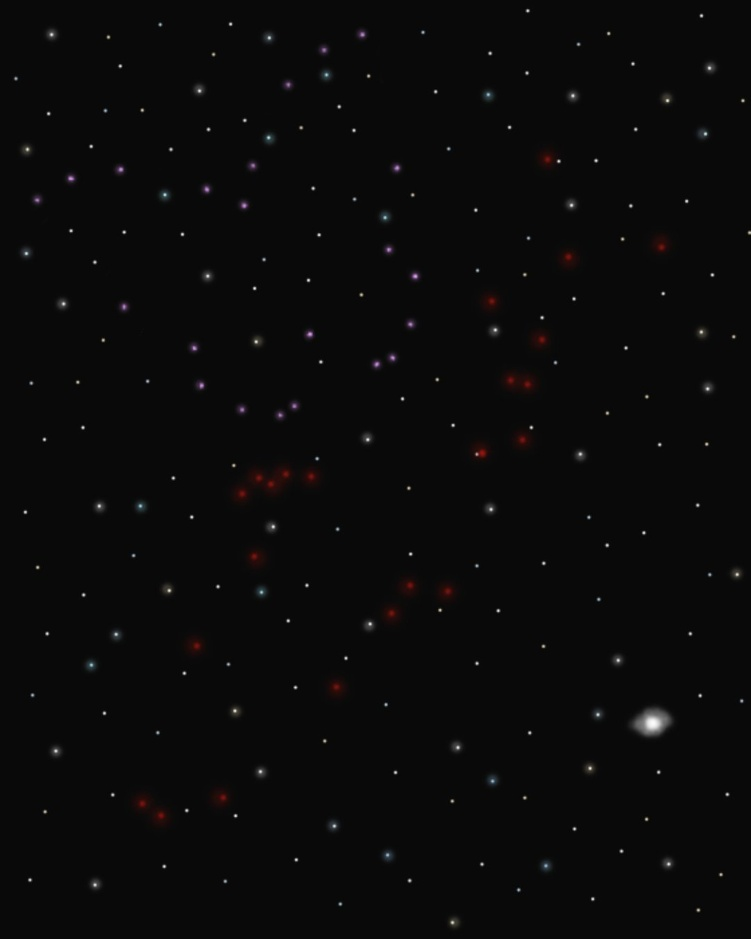
#> input picture cryptic_analysis/cryptic.jpg, 751 x 939 px, shrunk from 1080 x 1350 before the run
$ python analyze_visual.py
#> lines starting #> are read from the running program, lines starting #| are printed output that depends on the picture; after the words box and inside, x2 and y2 are one past the last pixel; in counts of white or black regions, pixels touching at a corner belong together
from PIL import Image, ImageOps, ImageEnhance, ImageFilter
import os

img = Image.open('cryptic.jpg')
#> img is the input picture: PIL image 751x939 RGB; mean R, G, B 10.4, 10.1, 10.1
width, height = img.size
#> width = 751; height = 939

# Create output directory
os.makedirs('output', exist_ok=True)

# 1. Invert the image
inverted = ImageOps.invert(img)
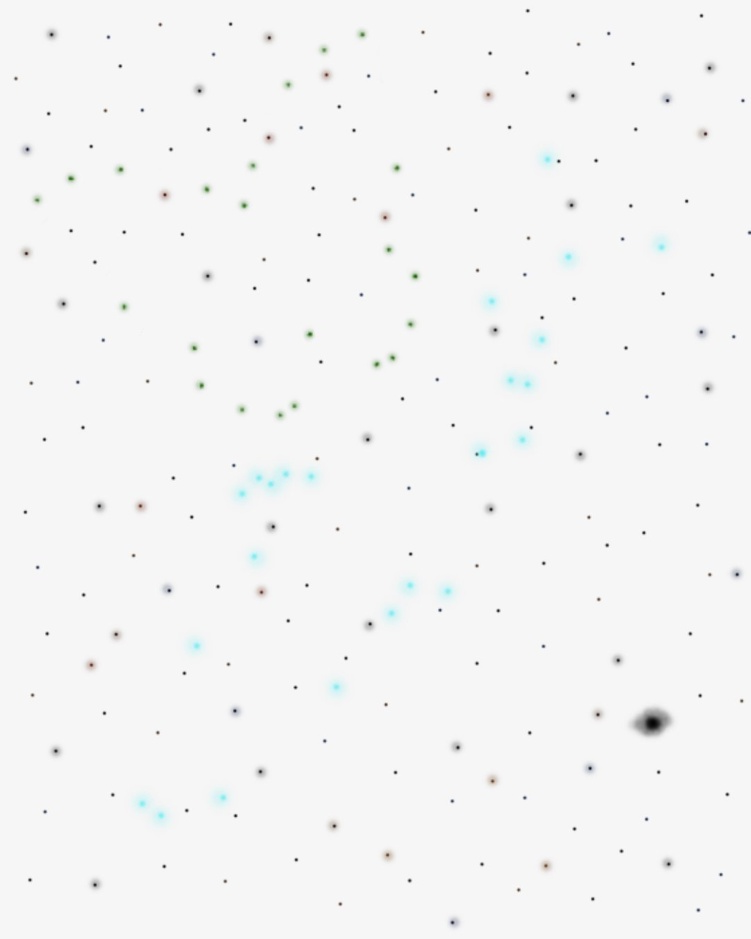
#> inverted: PIL image 751x939 RGB; mean R, G, B 244.6, 244.9, 244.9
inverted.save('output/inverted.png')
print('Saved inverted.png')

# 2. Enhance contrast
enhancer = ImageEnhance.Contrast(img)
high_contrast = enhancer.enhance(5.0)
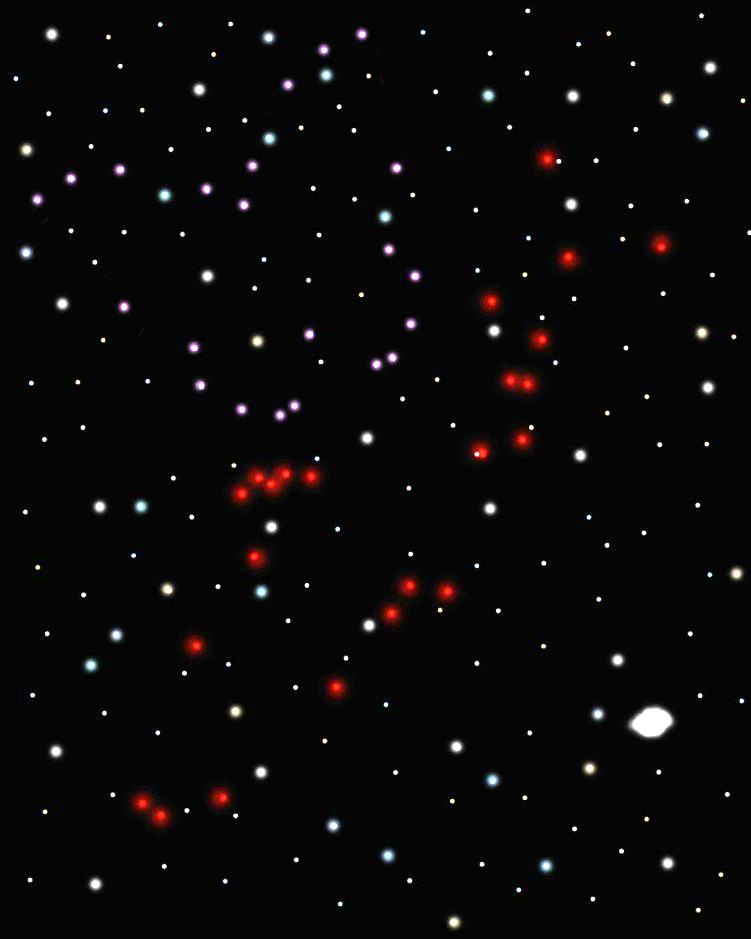
#> high_contrast: PIL image 751x939 RGB; mean R, G, B 10.3, 8.9, 8.9
high_contrast.save('output/high_contrast.png')
print('Saved high_contrast.png')

# 3. Equalize histogram
equalized = ImageOps.equalize(img)
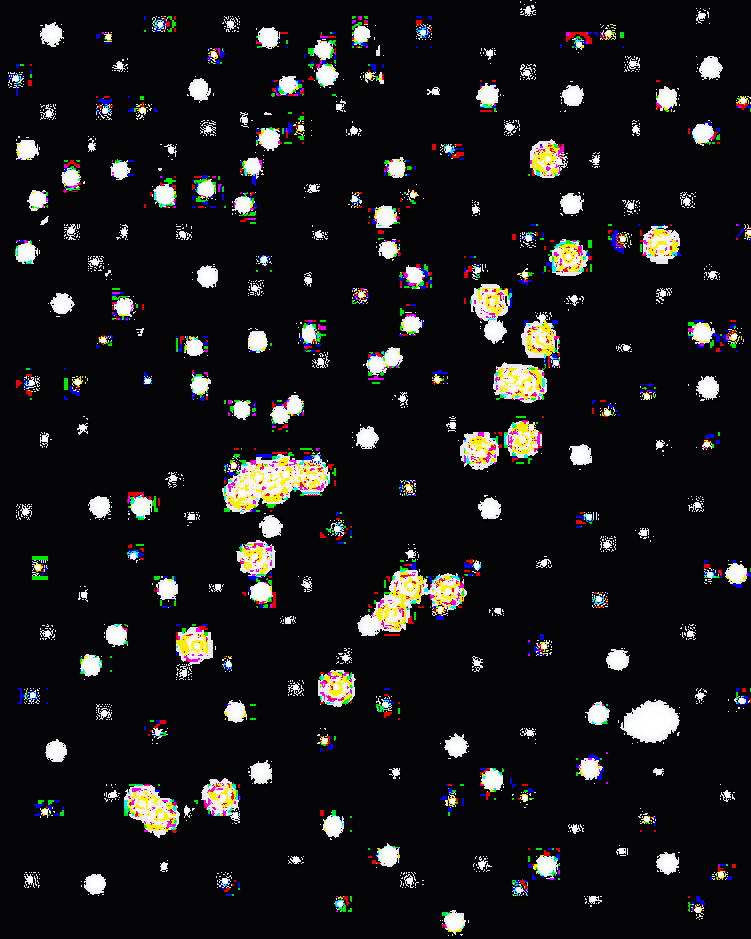
#> equalized: PIL image 751x939 RGB; mean R, G, B 25.7, 24.4, 25.6
equalized.save('output/equalized.png')
print('Saved equalized.png')

# 4. Solarize
solarized = ImageOps.solarize(img, threshold=128)
solarized.save('output/solarized.png')
print('Saved solarized.png')

# 5. Posterize (reduce colors)
posterized = ImageOps.posterize(img, 2)
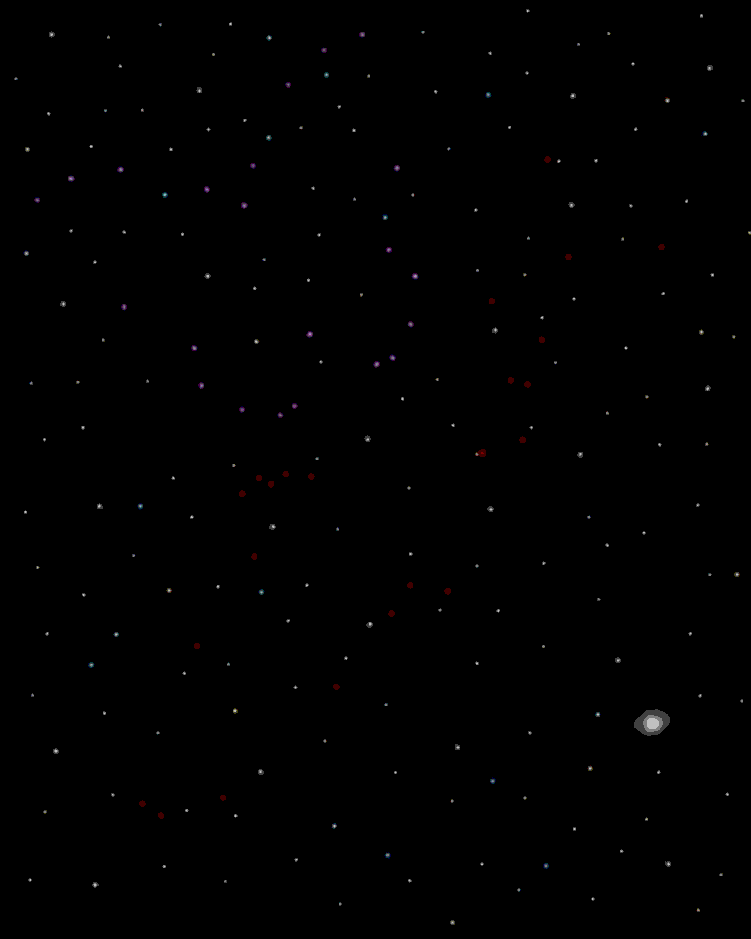
#> posterized: PIL image 751x939 RGB; mean R, G, B 0.6, 0.5, 0.6
posterized.save('output/posterized.png')
print('Saved posterized.png')

# 6. Edge detection
edges = img.filter(ImageFilter.FIND_EDGES)
edges.save('output/edges.png')
print('Saved edges.png')

# 7. Extract only high value pixels
pixels = list(img.getdata())
#> pixels = 705189 items
high_value = []
for p in pixels:
    if p[0] > 200:
        high_value.append((255, 255, 255))
    else:
        high_value.append((0, 0, 0))
#> after the loop, high_value = 705189 items
high_val_img = Image.new('RGB', (width, height))
#> high_val_img: PIL image 751x939 RGB; every value is 0
high_val_img.putdata(high_value)
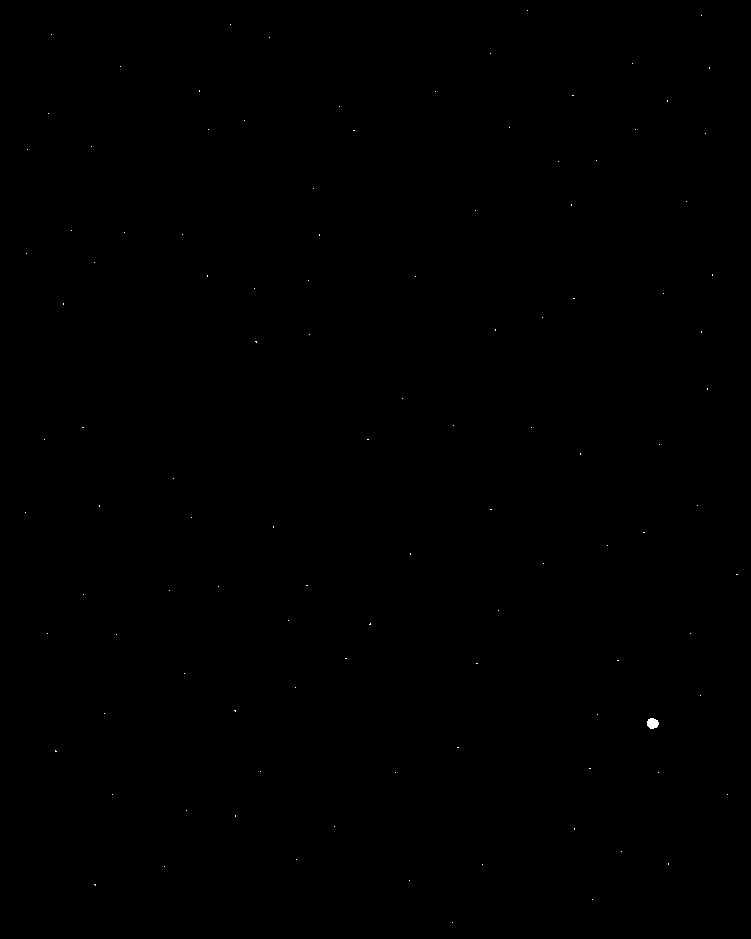
#> high_val_img: PIL image 751x939 RGB; 0.04% white; 110 white regions (109 under 20 px), largest, box (x1, y1, x2, y2) and area: (647, 718, 659, 729) 102
high_val_img.save('output/high_value_only.png')
print('Saved high_value_only.png')

# 8. Extract only specific range
mid_range = []
for p in pixels:
    if 50 < p[0] < 100:
        mid_range.append((255, 255, 255))
    else:
        mid_range.append((0, 0, 0))
#> after the loop, mid_range = 705189 items
mid_range_img = Image.new('RGB', (width, height))
mid_range_img.putdata(mid_range)
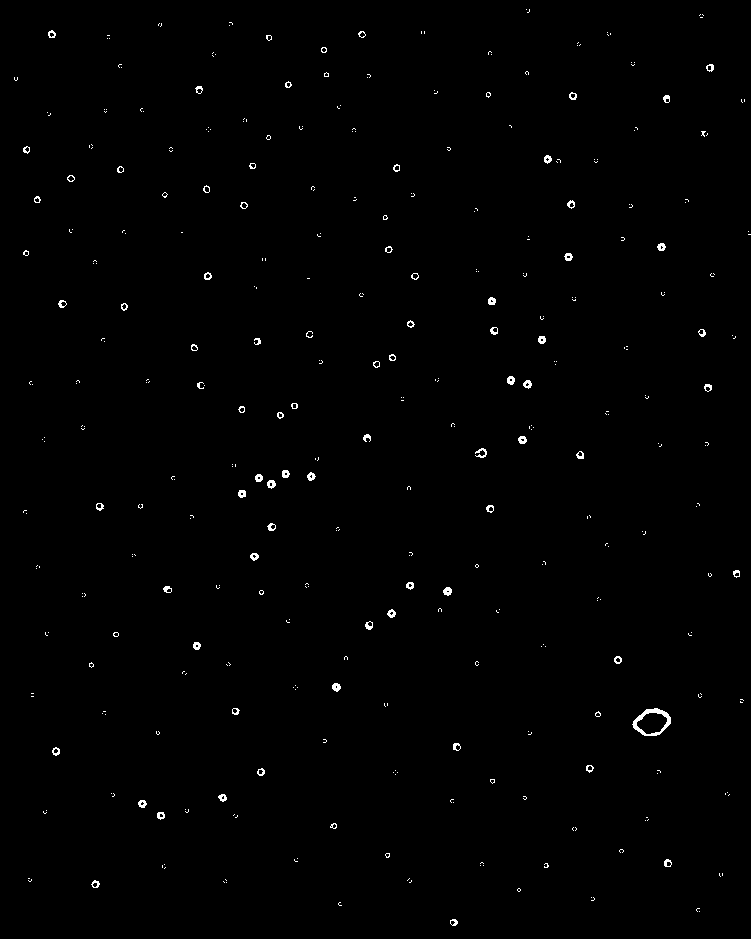
#> mid_range_img: PIL image 751x939 RGB; 0.61% white in thin lines or dots
mid_range_img.save('output/mid_range.png')
print('Saved mid_range.png')

# 9. Check for hidden text in specific color ranges
print('\n--- Analyzing pixel value distribution ---')
values = [p[0] for p in pixels]
#> values = 705189 items
print(f'Min: {min(values)}, Max: {max(values)}')
#| Min: 0, Max: 250
print(f'Unique values: {len(set(values))}')
#| Unique values: 250

# Count pixels in ASCII range
ascii_range = [v for v in values if 32 <= v < 127]
#> ascii_range = 11093 values, max 126 at index 1, min 32 at index 54, mean 56.91
print(f'Pixels in ASCII range (32-126): {len(ascii_range)}')
#| Pixels in ASCII range (32-126): 11093

# 10. Try extracting pixels where value is in ASCII range
ascii_pixels = []
for p in pixels:
    if 32 <= p[0] < 127:
        ascii_pixels.append((p[0], p[0], p[0]))
    else:
        ascii_pixels.append((0, 0, 0))
#> after the loop, ascii_pixels = 705189 items
ascii_img = Image.new('RGB', (width, height))
ascii_img.putdata(ascii_pixels)
ascii_img.save('output/ascii_range.png')
print('Saved ascii_range.png')

# 11. Create a map of pixel values
value_map = {}
for p in pixels:
    v = p[0]
    if v not in value_map:
        value_map[v] = 0
    value_map[v] += 1
#> this loop made 705189 passes
#> v on passes 1 to 3: 9, 9, 9
#> after the loop, value_map = 250 items

print('\nMost common pixel values:')
sorted_values = sorted(value_map.items(), key=lambda x: x[1], reverse=True)
#> sorted_values = 250 pairs, first value 0 to 250, second value 1 to 630405
for v, count in sorted_values[:20]:
    char = chr(v) if 32 <= v < 127 else '.'
    print(f'  Value {v} ({char}): {count} pixels')
#> this loop made 20 passes
#> (v, count) on passes 1 to 12: (9, 630405), (10, 18855), (8, 10030), (11, 7039), (12, 3964), (14, 2153), (13, 2067), (7, 1948), (15, 1801), (16, 1433), (17, 1104), (19, 1092)
#|   Value 9 (.): 630405 pixels
#|   Value 10 (.): 18855 pixels
#|   Value 8 (.): 10030 pixels
#|   Value 11 (.): 7039 pixels
#|   Value 12 (.): 3964 pixels
#|   Value 14 (.): 2153 pixels
#|   Value 13 (.): 2067 pixels
#|   Value 7 (.): 1948 pixels
#> (further printed lines are left out)

print('\nAnalysis complete. Check the output folder for generated images.')
